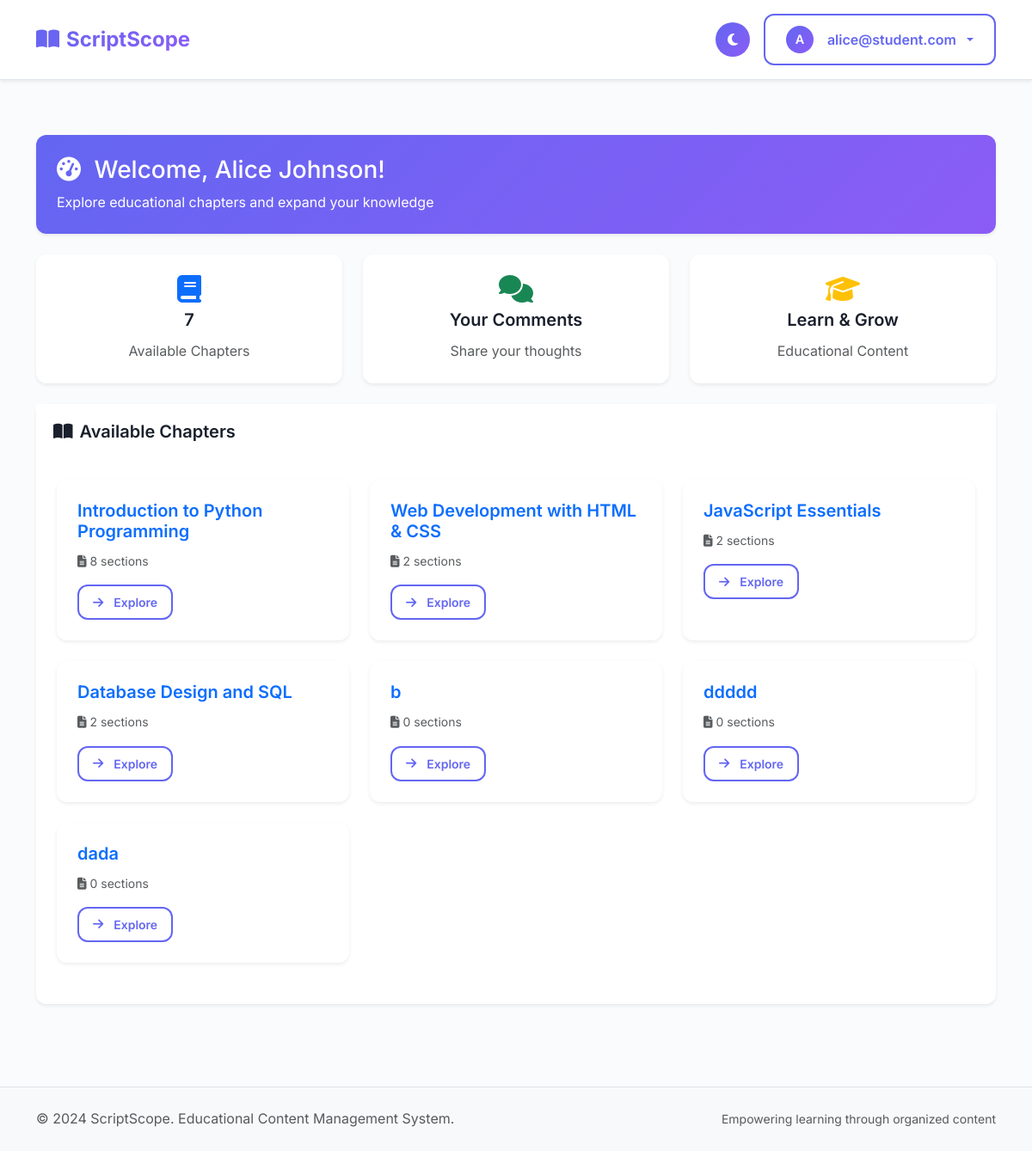
The page /dashboard (signed in) on the database its author committed.
### backend/models.py (models this page shows, shortened)
class User(db.Model):
    id = db.Column(db.Integer, primary_key=True)
    first_name = db.Column(db.String(50), nullable=False)
    last_name = db.Column(db.String(50), nullable=False)
    email = db.Column(db.String(120), unique=True, nullable=False)
    password_hash = db.Column(db.String(256), nullable=False)
    created_at = db.Column(db.DateTime, default=datetime.utcnow)
    chapter_comments = db.relationship('ChapterComment', backref='user', lazy=True, cascade='all, delete-orphan')
    section_comments = db.relationship('SectionComment', backref='user', lazy=True, cascade='all, delete-orphan')
    @property
    def full_name(self):
        return f"{self.first_name} {self.last_name}"

class Chapter(db.Model):
    id = db.Column(db.Integer, primary_key=True)
    name = db.Column(db.String(200), nullable=False)
    admin_id = db.Column(db.Integer, db.ForeignKey('admin.id'), nullable=False)
    created_at = db.Column(db.DateTime, default=datetime.utcnow)
    sections = db.relationship('Section', backref='chapter', lazy=True, cascade='all, delete-orphan')
    chapter_comments = db.relationship('ChapterComment', backref='chapter', lazy=True, cascade='all, delete-orphan')

### backend/routes.py (the view)
@routes_bp.route('/dashboard')
def dashboard():
    if 'user_id' not in session:
        flash('Please log in to access the dashboard', 'warning')
        return redirect(url_for('routes_bp.login'))
    user = User.query.get(session['user_id'])
    chapters = Chapter.query.all()
    return render_template('dashboard.html', user=user, chapters=chapters)

### frontend/templates/dashboard.html (shortened to what this page needs)
{% extends "user_base.html" %}
{% block content %}
<div class="container py-5">
    <div class="row mb-4">
        <div class="col-12">
            <div class="card border-0 shadow-sm bg-gradient-primary text-white">
                <div class="card-body p-4">
                    <h1 class="h3 mb-2">
                        <i class="fas fa-tachometer-alt me-2"></i>
                        Welcome, {{ user.full_name }}!
                    </h1>
                    <p class="mb-0 opacity-90">Explore educational chapters and expand your knowledge</p>
                </div>
            </div>
        </div>
    </div>
    <div class="row mb-4">
        <div class="col-md-4">
            <div class="card border-0 shadow-sm">
                <div class="card-body text-center">
                    <i class="fas fa-book text-primary fs-2 mb-2"></i>
                    <h4 class="card-title">{{ chapters|length }}</h4>
                    <p class="card-text text-muted">Available Chapters</p>
                </div>
            </div>
        </div>
        <div class="col-md-4">
            <div class="card border-0 shadow-sm">
                <div class="card-body text-center">
                    <i class="fas fa-comments text-success fs-2 mb-2"></i>
                    <h4 class="card-title">Your Comments</h4>
                    <p class="card-text text-muted">Share your thoughts</p>
                </div>
            </div>
        </div>
        <div class="col-md-4">
            <div class="card border-0 shadow-sm">
                <div class="card-body text-center">
                    <i class="fas fa-graduation-cap text-warning fs-2 mb-2"></i>
                    <h4 class="card-title">Learn & Grow</h4>
                    <p class="card-text text-muted">Educational Content</p>
                </div>
            </div>
        </div>
    </div>
    <div class="row">
        <div class="col-12">
            <div class="card border-0 shadow-sm">
                <div class="card-header bg-white border-bottom-0">
                    <h5 class="card-title mb-0">
                        <i class="fas fa-book-open me-2"></i>Available Chapters
                    </h5>
                </div>
                <div class="card-body">
                    {% if chapters %}
                    <div class="row">
                        {% for chapter in chapters %}
                        <div class="col-lg-4 col-md-6 mb-4">
                            <div class="card h-100 border-0 shadow-sm">
                                <div class="card-body">
                                    <h6 class="card-title text-primary">{{ chapter.name }}</h6>
                                    <p class="card-text text-muted small">
                                        <i class="fas fa-file-alt me-1"></i>{{ chapter.sections|length }} section{{ 's' if chapter.sections|length != 1 else '' }}
                                    </p>
                                    <a href="{{ url_for('routes_bp.chapter_detail', chapter_id=chapter.id) }}"
                                       class="btn btn-outline-primary btn-sm">
                                        <i class="fas fa-arrow-right me-1"></i>Explore
                                    </a>
                                </div>
                            </div>
                        </div>
                        {% endfor %}
                    </div>
                    {% else %}
                    <div class="text-center py-4">
                        <i class="fas fa-book-open text-muted" style="font-size: 3rem;"></i>
                        <h5 class="mt-3 text-muted">No chapters available yet</h5>
                        <p class="text-muted">Check back later for new educational content</p>
                    </div>
                    {% endif %}
                </div>
            </div>
        </div>
    </div>
</div>
{% endblock %}

### frontend/templates/user_base.html (shortened to what this page needs)
<!DOCTYPE html>
<html lang="en">
<head>
    <link href="https://cdn.jsdelivr.net/npm/bootstrap@5.3.2/dist/css/bootstrap.min.css" rel="stylesheet">
    <link rel="stylesheet" href="https://cdnjs.cloudflare.com/ajax/libs/font-awesome/6.4.0/css/all.min.css">
    <link rel="stylesheet" href="{{ url_for('static', filename='css/styles.css') }}">
</head>
<body>
    <nav class="navbar navbar-expand-lg navbar-light bg-white shadow-sm">
        <div class="container">
            <a class="navbar-brand fw-bold text-primary" href="{{ url_for('routes_bp.index') }}">
                <i class="fas fa-book-open me-2"></i>ScriptScope
            </a>
            <div class="d-flex align-items-center ms-auto gap-3">
                <button class="theme-toggle" onclick="toggleTheme()" type="button" title="Toggle theme">
                    <i class="fas fa-moon theme-icon-dark" style="display: none;"></i>
                </button>
                {% if session.user_id %}
                <div class="dropdown">
                    <button class="btn btn-outline-primary dropdown-toggle d-flex align-items-center"
                            type="button"
                            data-bs-toggle="dropdown"
                            aria-expanded="false">
                        <div class="avatar-circle me-2">
                            {{ session.user_name[0] if session.user_name else 'U' }}
                        </div>
                        {{ session.user_name or 'User' }}
                    </button>
                </div>
                {% endif %}
            </div>
        </div>
    </nav>
    <main>
        {% block content %}{% endblock %}
    </main>
    <footer class="bg-light border-top mt-5 py-4">
        <div class="container">
            <div class="row">
                <div class="col-md-6">
                    <p class="mb-0 text-muted">© 2024 ScriptScope. Educational Content Management System.</p>
                </div>
                <div class="col-md-6 text-md-end">
                    <small class="text-muted">Empowering learning through organized content</small>
                </div>
            </div>
        </div>
    </footer>
</body>
</html>

### rows shown on the page
User: email "alice@student.com", full_name "Alice Johnson"
Chapter: name "Introduction to Python Programming", sections|length "8", sections "s"
Chapter: name "Web Development with HTML & CSS", sections|length "2", sections "s"
Chapter: name "JavaScript Essentials", sections|length "2", sections "s"
Chapter: name "Database Design and SQL", sections|length "2", sections "s"
Chapter: name "b", sections|length "0", sections "s"
Chapter: name "ddddd", sections|length "0", sections "s"
Chapter: name "dada", sections|length "0", sections "s"

### other values the page prints
{{ session.user_name[0] if session.user_name else 'U' }} "A"
{{ chapters|length }} "7"
